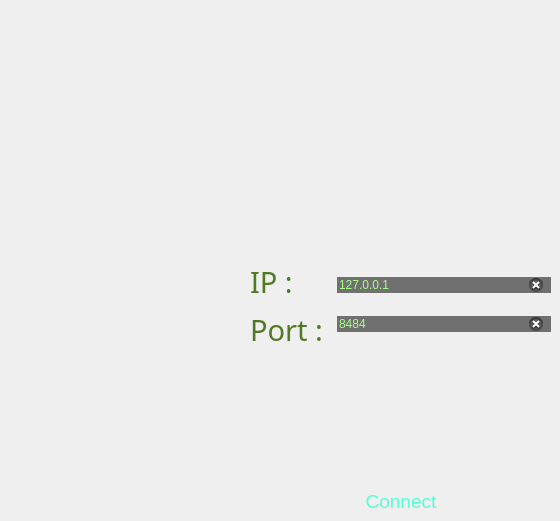
    <widget class="QWidget" name="server">
     <widget class="QPushButton" name="connectButton">
      <property name="geometry">
       <rect>
        <x>340</x>
        <y>490</y>
        <width>122</width>
        <height>22</height>
       </rect>
      </property>
      <property name="font">
       <font>
        <family>Segoe UI Historic</family>
        <pointsize>14</pointsize>
       </font>
      </property>
      <property name="cursor">
       <cursorShape>PointingHandCursor</cursorShape>
      </property>
      <property name="styleSheet">
       <string notr="true">background-color: rgb(104, 101, 91);
color: rgb(83, 255, 212);</string>
      </property>
      <property name="text">
       <string>Connect</string>
      </property>
      <property name="flat">
       <bool>true</bool>
      </property>
     </widget>
     <widget class="QWidget" name="layoutWidget">
      <property name="geometry">
       <rect>
        <x>250</x>
        <y>260</y>
        <width>301</width>
        <height>91</height>
       </rect>
      </property>
      <layout class="QHBoxLayout" name="horizontalLayout">
       <item>
        <layout class="QVBoxLayout" name="verticalLayout_8">
         <item>
          <widget class="QLabel" name="label_16">
           <property name="font">
            <font>
             <family>Tw Cen MT Condensed Extra Bold</family>
             <pointsize>22</pointsize>
            </font>
           </property>
           <property name="styleSheet">
            <string notr="true">color: rgb(4, 101, 3);
color: rgb(80, 121, 37);</string>
           </property>
           <property name="text">
            <string>IP : </string>
           </property>
          </widget>
         </item>
         <item>
          <widget class="QLabel" name="label_17">
           <property name="font">
            <font>
             <family>Tw Cen MT Condensed Extra Bold</family>
             <pointsize>22</pointsize>
             <italic>false</italic>
             <bold>false</bold>
            </font>
           </property>
           <property name="styleSheet">
            <string notr="true">color: rgb(80, 121, 37);</string>
           </property>
           <property name="text">
            <string>Port : </string>
           </property>
          </widget>
         </item>
        </layout>
       </item>
       <item>
        <layout class="QVBoxLayout" name="verticalLayout_7">
         <item>
          <widget class="QLineEdit" name="IPEdit">
           <property name="styleSheet">
            <string notr="true">background-color: rgb(112, 112, 112);
color:rgb(166, 255, 133);
font: 14pt &quot;SWMono&quot;;</string>
           </property>
           <property name="text">
            <string>127.0.0.1</string>
           </property>
           <property name="frame">
            <bool>false</bool>
           </property>
           <property name="clearButtonEnabled">
            <bool>true</bool>
           </property>
          </widget>
         </item>
         <item>
          <widget class="QLineEdit" name="portEdit">
           <property name="styleSheet">
            <string notr="true">background-color: rgb(112, 112, 112);
color:rgb(166, 255, 133);
font: 14pt &quot;SWMono&quot;;</string>
           </property>
           <property name="text">
            <string>8484</string>
           </property>
           <property name="frame">
            <bool>false</bool>
           </property>
           <property name="clearButtonEnabled">
            <bool>true</bool>
           </property>
          </widget>
         </item>
        </layout>
       </item>
      </layout>
     </widget>
    </widget>
